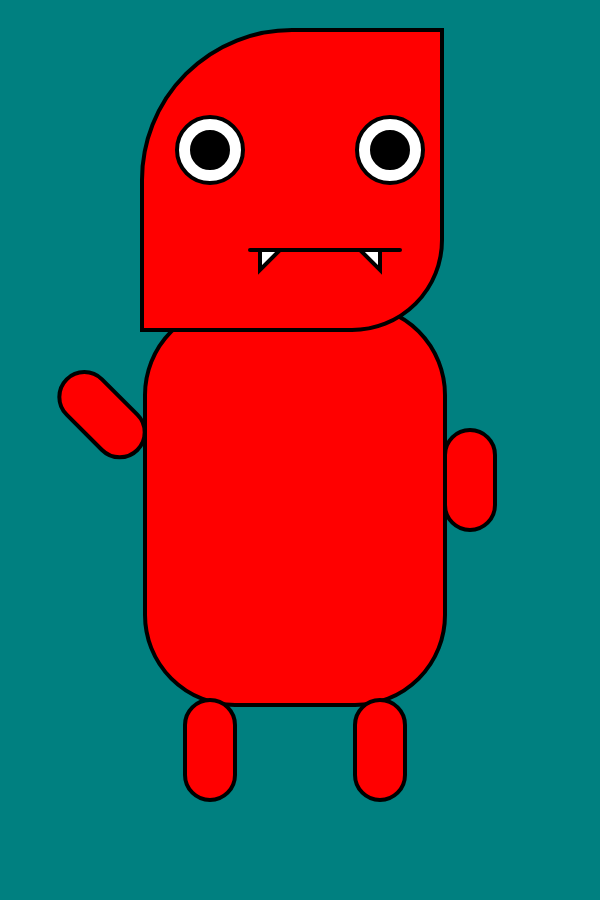
Frame 1 (no input)
Frame 60 (no input): identical to frame 1, image omitted
Frame 120 (the mouse pressed at the canvas centre since frame 60): identical to frame 1, image omitted

The p5.js sketch that drew this single still picture (run headless with seeded random() and noise() and a simulated clock; from frame 60 on, the mouse is pressed at the canvas centre):

// p5.js sketch
// ── sketch.js
function setup() {
    // create a canvas to draw my portrait on
    createCanvas( 600, 900 );
}

function draw() {
    // set the background color
    background( 'teal' );

    // *****************************************************
    // create a sandbox for the entire character
    push();

    // move the entire grid for this character to the center of the canvas
    translate( 300, 450 );


    // ** BODY **********************************
    push();
      strokeWeight(4);
      fill('red');
      rect( -155, -145, 300, 400, 90 );

    pop();
    // **END BODY**


    // ** ARMS **********************************
    push();
    //right ARM
    strokeWeight(4);
    fill('red');
    rect( 145, -20, 50, 100, 90 );

    //left ARM
    rotate( radians(135) );
    strokeWeight(4);
    fill('red');
    rect( 90, 115, 50, 100, 90 );

    pop();
    // **END ARMS**


    // ** HEAD **********************************
    push();
      strokeWeight(4);
      fill('red')
      rect( -158, -420, 300, 300, 150, 0, 90, 0 );

    // **MOUTH**-
    push();
    //line for mouth
    line( -50, -200, 100, -200 );
    //teeth
    //right tooth
    fill(255);
    triangle( 60, -200, 80, -200, 80, -180 );
    //left tooth
    fill(255);
    triangle( -20, -200, -40, -200, -40, -180 );

    pop();
    // **END MOUTH**

    // **EYES**
    push();
    //*left EYE*
    //white part
    fill(255);
    ellipse( -90, -300, 66, 66 );
    //left pupul
    fill(0);
    ellipse( -90, -300, 36, 36 );

    //*right eye*
    //white part
    fill(255);
    ellipse( 90, -300, 66, 66 );
    //right pupul
    fill(0);
    ellipse( 90, -300, 36, 36 );

    pop();
    // **END EYES**

    pop();
    // **END HEAD**

    // ** LEGS **********************************
    push();
    //left leg
    strokeWeight(4);
    fill('red');
    rect( -115, 250, 50, 100, 90 );

    //right leg
    strokeWeight(4);
    fill('red');
    rect( 55, 250, 50, 100, 90 );

    pop();
    // **END LEGS**

    // ** END CHARACTER SANDBOX *******************
    pop();

}
